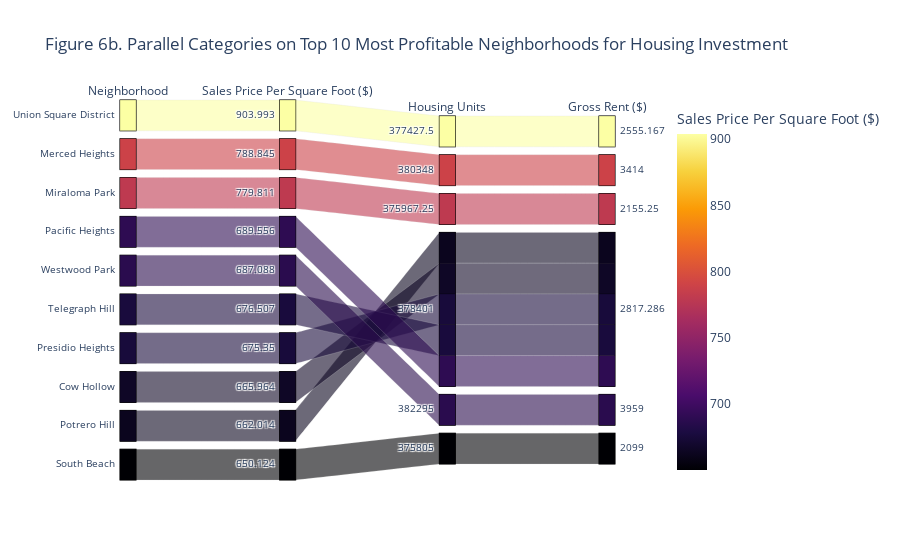

Notebook cell for this chart:
### Code cell
# 2. Parallel Categories Plot
plot_parallel_categories = px.parallel_categories(
        mean.round(3),
        dimensions=["neighborhood","sale_price_sqr_foot", "housing_units", "gross_rent"],
        color="sale_price_sqr_foot",
        color_continuous_scale=px.colors.sequential.Inferno, 
        title='Figure 6b. Parallel Categories on Top 10 Most Profitable Neighborhoods for Housing Investment',
        labels={
            "neighborhood": "Neighborhood",
            "sale_price_sqr_foot": "Sales Price Per Square Foot ($)",
            "housing_units": "Housing Units",
            "gross_rent": "Gross Rent ($)"
        }
    )
    
plot_parallel_categories

### Figure 1 — Plotly figure (JSON) as saved in the notebook; plotly's stock layout.template omitted (floating-point values rounded to 4 significant figures)
{"data": [{"dimensions": [{"label": "Neighborhood", "values": ["Union Square District", "Merced Heights", "Miraloma Park", "Pacific Heights", "Westwood Park", "Telegraph Hill", "Presidio Heights", "Cow Hollow", "Potrero Hill", "South Beach"]}, {"label": "Sales Price Per Square Foot ($)", "values": [904.0, 788.8, 779.8, 689.6, 687.1, 676.5, 675.4, 666.0, 662.0, 650.1]}, {"label": "Housing Units", "values": [377400.0, 380348, 376000.0, 378401, 382295, 378401, 378401, 378401, 378401, 375805]}, {"label": "Gross Rent ($)", "values": [2555.0, 3414, 2155.0, 2817.0, 3959, 2817.0, 2817.0, 2817.0, 2817.0, 2099]}], "domain": {"x": [0, 1], "y": [0, 1]}, "line": {"color": [904.0, 788.8, 779.8, 689.6, 687.1, 676.5, 675.4, 666.0, 662.0, 650.1], "coloraxis": "coloraxis"}, "name": "", "type": "parcats"}], "layout": {"autosize": true, "coloraxis": {"colorbar": {"title": {"text": "Sales Price Per Square Foot ($)"}}, "colorscale": [[0, "#000004"], [0.1111, "#1b0c41"], [0.2222, "#4a0c6b"], [0.3333, "#781c6d"], [0.4444, "#a52c60"], [0.5556, "#cf4446"], [0.6667, "#ed6925"], [0.7778, "#fb9b06"], [0.8889, "#f7d13d"], [1, "#fcffa4"]]}, "legend": {"tracegroupgap": 0}, "title": {"text": "Figure 6b. Parallel Categories on Top 10 Most Profitable Neighborhoods for Housing Investment"}}}
